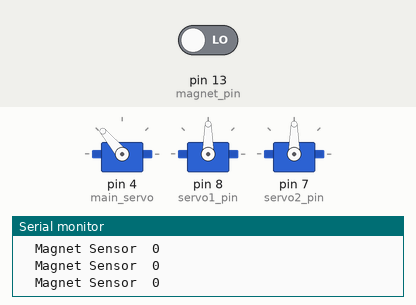
Bench run of a sketch on a simulated Arduino Uno, built with avr-gcc and run on an emulated ATmega328P. Parts: 3 × servo, the last lines printed to the serial monitor. The inputs (shaded band) are chosen by the test bench; at power-on: pin 13 (magnet_pin) LOW.

Above: at 1.2 s.
1.3 s: pin 13 (magnet_pin) driven HIGH
At 2.5 s:
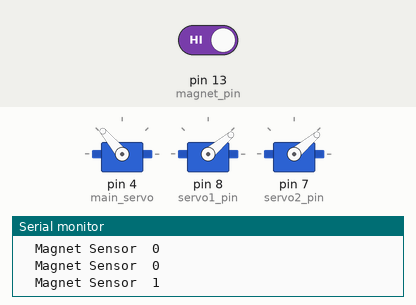
2.8 s: pin 13 (magnet_pin) driven LOW
At 4.7 s:
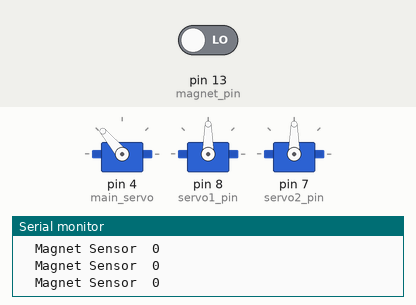
Timing chart, 0 to 6.2 s (numbered marks = the images above; inputs shaded):
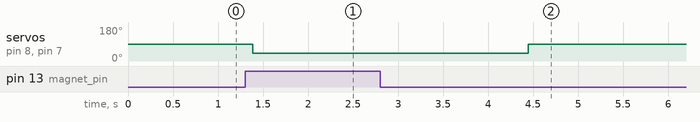

Measured:
- after the input at 1.3 s, servo on pin 8 (servo1_pin), servo on pin 7 (servo2_pin): 90° → 40° after 0.09 s
- after the input at 2.8 s, servo on pin 8 (servo1_pin), servo on pin 7 (servo2_pin): 40° → 90° after 1.6 s

The sketch:

Magnet_sensor_10.04.ino
```cpp
#include <Servo.h>

int val;

int servo1_pin = 8;
int servo2_pin = 7;
int main_servo = 4;

int magnet_pin = 13;

Servo servo1;
Servo servo2;
Servo mainservo;

void setup() {
  Serial.begin(9600);

  pinMode(magnet_pin, INPUT);

  mainservo.attach(main_servo);
  mainservo.write(130);
  servo1.attach(servo1_pin);
  servo2.attach(servo2_pin);
}

void loop() {
  val = digitalRead(magnet_pin);

  delay(60);

  Serial.print("\tMagnet Sensor\t"); Serial.println(val);

  if (val == 1 ) { // 조건을 완성하세요. val == 1
    //실행내용을 입력하세요.
    //작동 후 delay를 주어 물건이 컨베이어벨트를 지나갈 수 있도록 유도해주세요.
    servo1.write(40);
    servo2.write(40);
    delay(3000);
  }

  else {
    servo1.write(90);
    servo2.write(90);
  }
}
```
